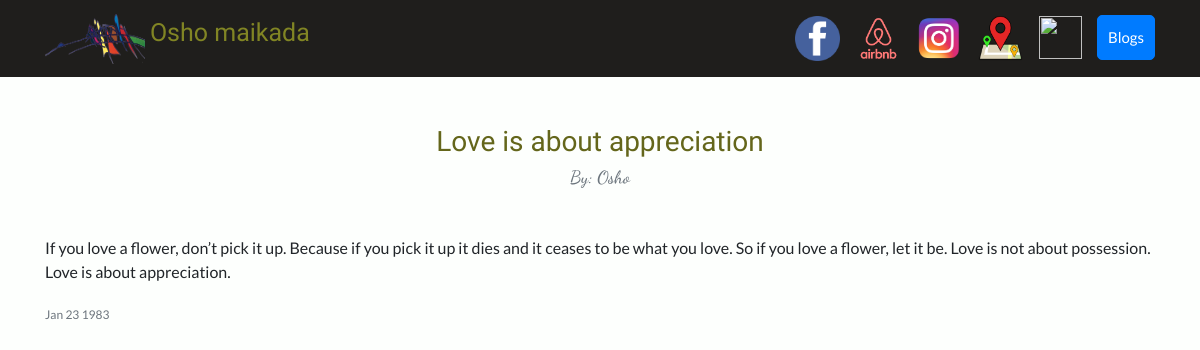
Page /blog/3/ on the committed database.
### blogs/models.py (models this page shows, shortened)
class Blog(models.Model):
    title = models.CharField(max_length=100)
    owner = models.CharField(max_length=100)
    description = models.TextField()
    whencreated = models.DateField()

### blogs/views.py (the view)
# urls.py: path('<int:blog_id>/', views.specific_blog, name='specific_blog' ),
def specific_blog(request,blog_id):
    blog = get_object_or_404(Blog, pk=blog_id)
    return render(request,'specific_blog.html',{'blog':blog})

### blogs/templates/specific_blog.html (shortened to what this page needs)
{% extends "base.html" %}
{% load static %}
{% block content %}
<h1 style="color:rgb(100, 102, 27);font-size:28px;font-family: 'Anaheim';" class="text-center mt-5" id="blogdetailtitle">{{ blog.title }}</h1>
<h5 class="text-center text-muted mb-5" style="color:rgb(124, 124, 112);font-family: 'Dancing Script';font-size:18px;">By: {{ blog.owner }}</h5>
{{ blog.description|safe }}
<br><br>
<h5 style="color:rgb(124, 124, 112);font-size:12px;" class="text-muted">{{ blog.whencreated|date:'M d Y' }}</h5>
{% endblock %}

### events/static/custom.css (style rules this page uses)
body { font-family: 'Lato', sans-serif; background-color: rgb(253, 255, 253); }
@media (min-width: 992px) { #blogdetailtitle { font-size: 5rem; } }

### rows in the picture
Blog: title "Love is about appreciation", owner "Osho", description "If you love a flower, don’t pick it up. Because if you pick it up it dies and it ceases to be what you love. So if you love a flower, let it be. Love is not about possession. Love is about appreciation.", whencreated "Jan 23 1983"
